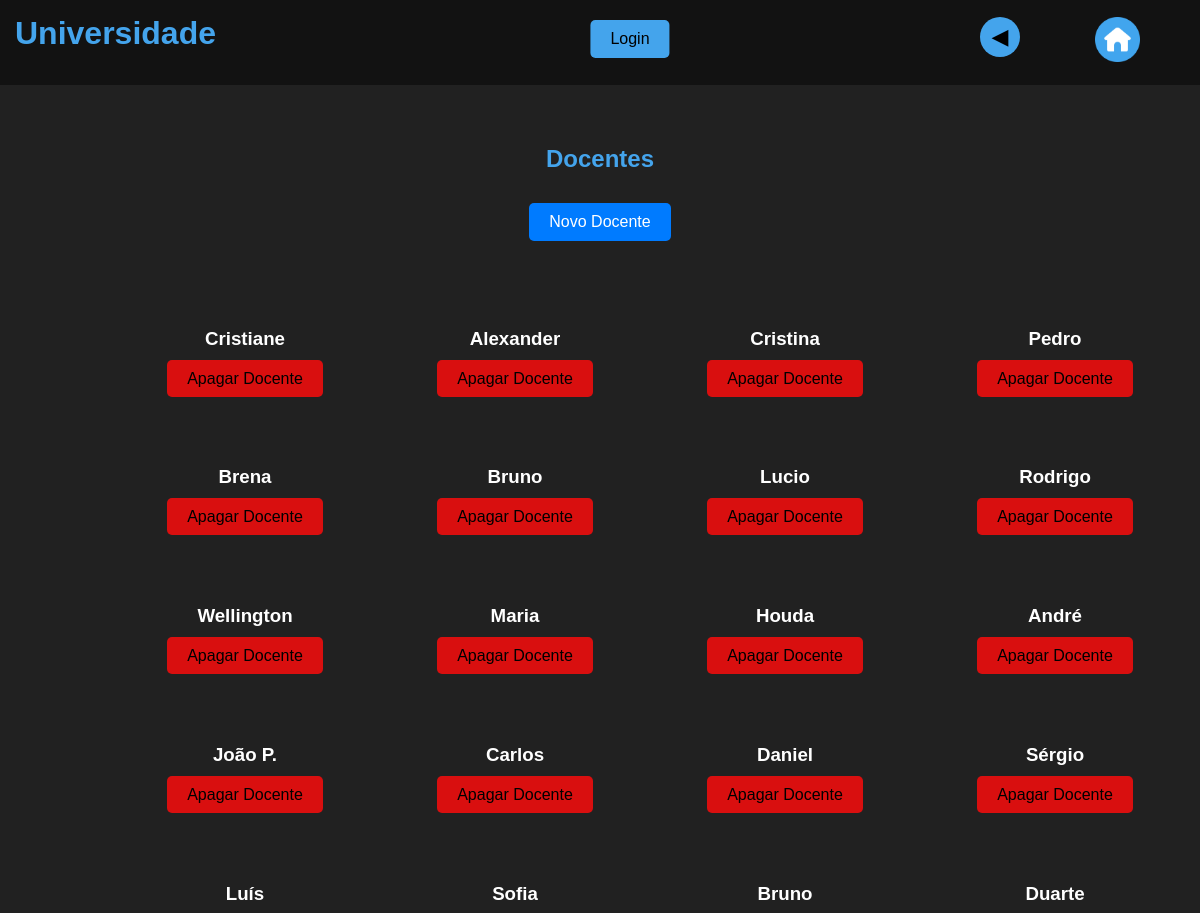
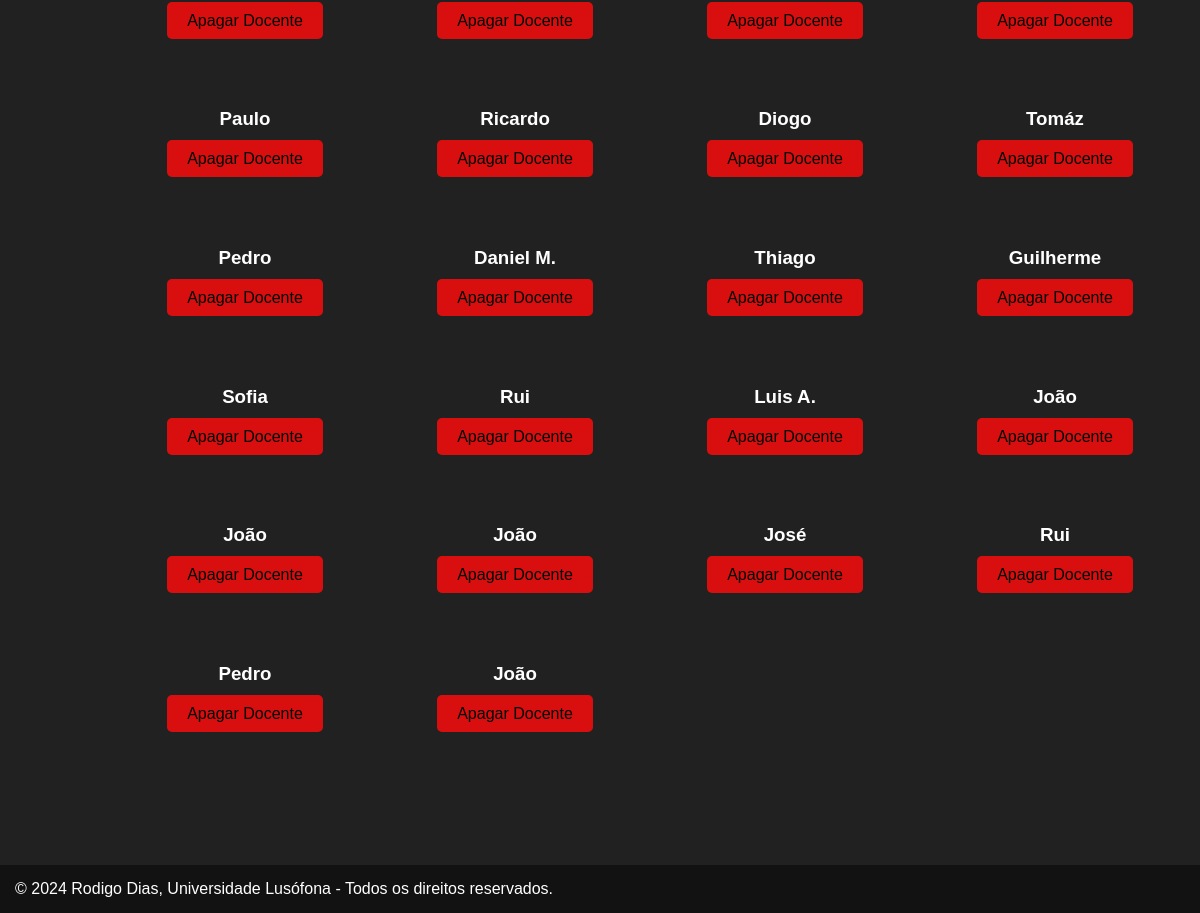
The page /curso/edit/admin/docente/all on the database its author committed (2 pictures, top to bottom).
### curso/models.py (models this page shows, shortened)
class Docente(models.Model):
    nome = models.CharField(max_length=100)
    apelido = models.CharField(max_length=100)

### curso/views.py (the view)
# urls.py: path('edit/admin/docente/all', views.edit_docentes_view, name="edit_docentes"),
def edit_docentes_view(request):
    docentes = Docente.objects.all()
    return render(request, "curso/edit_docentes.html", {
        'docentes' : docentes
        })

### curso/templates/curso/edit_docentes.html
{% extends "curso/layout.html" %}
{% block content %}
    <div class="lista">
        <h1 class="titulo">Docentes</h1>
        <a href="{% url 'curso:novo_curso' %}" class="btn-novo">Novo Docente</a>
        <br><br>
        {% if docentes %}
            <div class="album-container">
                {% for docente in docentes %}
                    <div class="album-item">
                        <h3 class="txt">{{ docente.nome }}</h3>
                        <a href="{% url 'curso:apaga_docente' docente.nome %}" class="apagar">Apagar Docente</a>
                    </div>
                {% endfor %}
            </div>
        {% else %}
            <h2 class="titulo">Não há docentes disponíveis.</h2>
        {% endif %}
    </div>
{% endblock %}

### static/curso/style.css (style rules this page uses)
body { margin: 0px; padding: 0px; font-family: Arial, "Helvetica Neue", Helvetica, sans-serif; font-size: medium; background: #212121; }
h1 { margin: 15px; color: #44a4ec; }
a { text-decoration: none; color: #94caf4; margin: 20px; }
.curso-btn, .projeto-btn, .git-btn, .video-btn, .btn-novo { display: inline-block; padding: 10px 20px; margin: 10px; background-color: #007bff; color: #fff; text-decoration: none; border-radius: 5px; }
.lista { margin-top: 130px; padding-bottom: 150px; width: 80%; text-align: center; position:absolute; left: 50%; transform: translateX(-50%); }
.titulo { color: #44a4ec; font-size: 24px; margin-bottom: 20px; }
.album-container { display: grid; grid-template-columns: repeat(4, 250px); gap: 20px; margin: 20px auto; max-width: 100%; }
.txt { color: white; margin-bottom: 20px; }
.apagar { padding: 10px 20px; background-color: #d90f0f; color: black; text-decoration: none; border-radius: 5px; font-size: 16px; border: none; margin: 20px; }
.album-item { margin: 20px; }

### rows shown on the page
Docente: nome "Cristiane"
Docente: nome "Alexander"
Docente: nome "Cristina"
Docente: nome "Pedro"
Docente: nome "Brena"
Docente: nome "Bruno"
Docente: nome "Lucio"
Docente: nome "Rodrigo"
Docente: nome "Wellington"
Docente: nome "Maria"
Docente: nome "Houda"
Docente: nome "André"
Docente: nome "João P."
Docente: nome "Carlos"
Docente: nome "Daniel"
Docente: nome "Sérgio"
Docente: nome "Luís"
Docente: nome "Sofia"
Docente: nome "Bruno"
Docente: nome "Duarte"
Docente: nome "Paulo"
Docente: nome "Ricardo"
Docente: nome "Diogo"
Docente: nome "Tomáz"
Docente: nome "Pedro"
Docente: nome "Daniel M."
Docente: nome "Thiago"
Docente: nome "Guilherme"
Docente: nome "Sofia"
Docente: nome "Rui"
Docente: nome "Luis A."
Docente: nome "João"
Docente: nome "João"
Docente: nome "João"
Docente: nome "José"
Docente: nome "Rui"
Docente: nome "Pedro"
Docente: nome "João"
